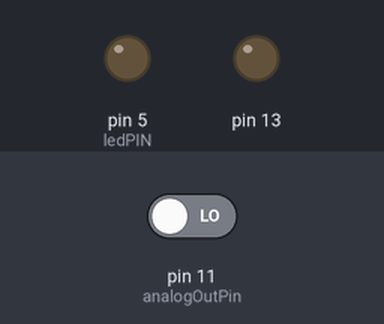
The sketch below on a simulated Arduino Uno, built with avr-gcc and run on an emulated ATmega328P. On the bench: output pins drawn as LEDs (lit = HIGH). The inputs (shaded band) are chosen by the test bench; at power-on: pin 11 (analogOutPin) LOW.

Above: at 1.2 s.
1.3 s: pin 11 (analogOutPin) driven HIGH
At 1.9 s:
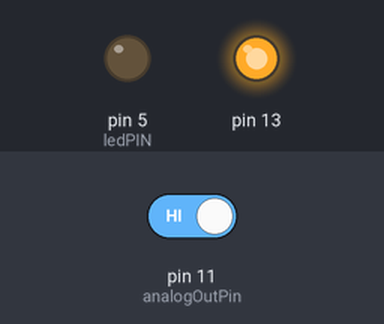
2.8 s: pin 11 (analogOutPin) driven LOW
At 4.2 s:
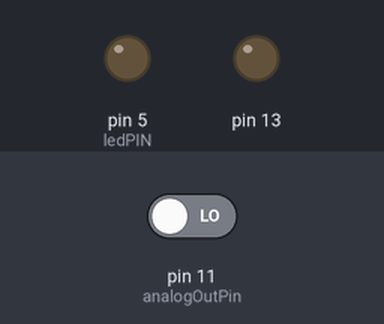
Timing chart, 0 to 5.8 s (numbered marks = the images above; inputs shaded):
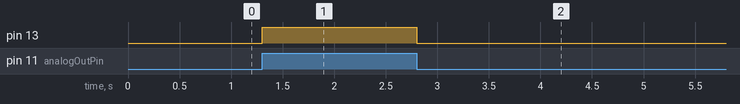

Measured:
- after the input at 1.3 s, pin 13: LOW → HIGH at once
- after the input at 2.8 s, pin 13: HIGH → LOW at once

The sketch:

pwm.ino
```cpp
const int analogOutPin = 11;
const int ledPIN = 5;
byte outputValue = 0;

void setup()
{
   Serial.begin(9600);         // Iniciar puerto serie
   pinMode(ledPIN , OUTPUT);

   bitSet(DDRB, 5);      // LED pin (13)
   bitSet(PCICR, PCIE0);       // enable pin change interrupts on bank 0
   bitSet(PCMSK0, PCINT3);     // enable PCINT3 (PB3) pin change interrupt
}

void loop()
{
   if (Serial.available()>0)  // Si hay datos disponibles
   {
      if(outputValue >= '0' && outputValue <= '9')
      {
         outputValue = Serial.read();  // Leemos la opción
         outputValue -= '0';    // Restamos '0' para convertir a un número
         outputValue *= 25;    // Multiplicamos x25 para pasar a una escala 0 a 250
         analogWrite(ledPIN , outputValue);
      }
   }
}

ISR(PCINT0_vect)
{
   if(bitRead(PINB, 3))
   {
      bitSet(PORTB, 5);   // LED on
   }
   else
   {
      bitClear(PORTB, 5); // LED off
   }
}
```
